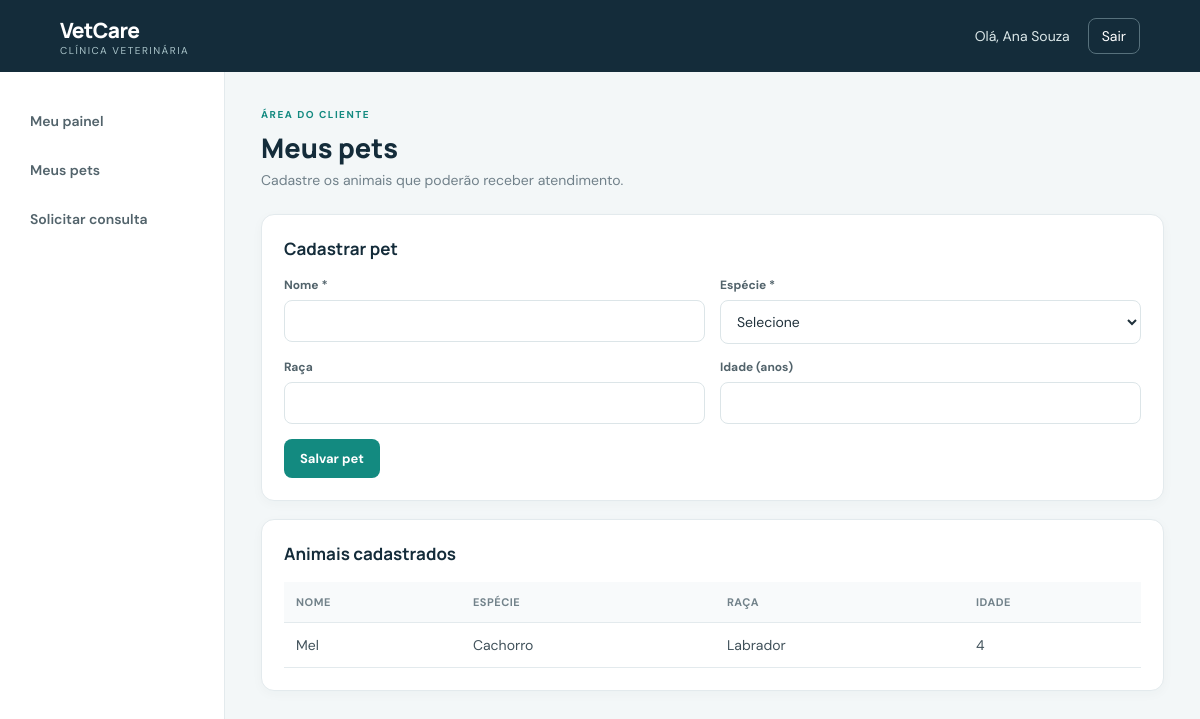
/meus_pets.php (signed in), run on the app's committed database.
### tables this page shows
CREATE TABLE pets (
    id_pet INT AUTO_INCREMENT PRIMARY KEY,
    id_tutor INT NOT NULL,
    nome VARCHAR(100) NOT NULL,
    especie VARCHAR(50) NOT NULL,
    raca VARCHAR(80) NULL,
    idade INT NULL,
    observacoes TEXT NULL,
    criado_em TIMESTAMP DEFAULT CURRENT_TIMESTAMP,
    CONSTRAINT fk_pet_tutor FOREIGN KEY (id_tutor)
      REFERENCES tutores(id_tutor) ON UPDATE CASCADE ON DELETE RESTRICT
);

### meus_pets.php (the view, shortened to what this page needs)
<?php
require_once __DIR__ . '/funcoes.php';
$idTutor=(int)($_SESSION['usuario_tutor_id']??0);$erro='';$mensagem='';
$stmt=$conexao->prepare('SELECT * FROM pets WHERE id_tutor=? ORDER BY nome');$stmt->bind_param('i',$idTutor);$stmt->execute();$pets=$stmt->get_result();
?>
<div class="page-heading"><div><p class="eyebrow">ÁREA DO CLIENTE</p><h1>Meus pets</h1><p class="muted">Cadastre os animais que poderão receber atendimento.</p></div></div>
<div class="panel"><h2>Cadastrar pet</h2><form method="post" class="form-grid"><input type="hidden" name="csrf_token" value="<?=h(csrf_token())?>"><div><label>Nome *</label><input name="nome" required></div><div><label>Espécie *</label><select name="especie" required><option value="">Selecione</option><option>Cachorro</option><option>Gato</option><option>Ave</option><option>Outro</option></select></div><div><label>Raça</label><input name="raca"></div><div><label>Idade (anos)</label><input type="number" min="0" name="idade"></div><div class="span-2"><button class="btn">Salvar pet</button></div></form></div>
<div class="panel"><h2>Animais cadastrados</h2><div class="table-wrap"><table><thead><tr><th>Nome</th><th>Espécie</th><th>Raça</th><th>Idade</th></tr></thead><tbody><?php if(!$pets->num_rows):?><tr><td colspan="4">Você ainda não cadastrou pets.</td></tr><?php else:while($p=$pets->fetch_assoc()):?><tr><td><?=h($p['nome'])?></td><td><?=h($p['especie'])?></td><td><?=h($p['raca'])?></td><td><?=h((string)$p['idade'])?></td></tr><?php endwhile;endif;?></tbody></table></div></div>

### assets/style.css (style rules this page uses)
:root { --navy:#142c3a;--teal:#138a80;--teal-dark:#0d6f68;--bg:#f3f7f8;--ink:#20313b;--muted:#71818a;--line:#e3eaed;--white:#fff }
* { box-sizing:border-box }
body { margin:0;background:var(--bg);color:var(--ink);font-family:'DM Sans',sans-serif;font-size:14px }
.page-heading { display:flex;justify-content:space-between;align-items:center;margin-bottom:25px }
.eyebrow { font-size:10px;font-weight:700;letter-spacing:1.5px;color:var(--teal);margin:0 0 8px }
.page-heading h1,.login-card h1 { font:800 27px Manrope,sans-serif;margin:0 0 5px;color:var(--navy) }
.muted { color:var(--muted);margin:0 }
.stat,.panel { background:white;border:1px solid var(--line);border-radius:13px;padding:22px;margin-bottom:18px;box-shadow:0 3px 12px #18384708 }
.panel h2 { font:700 17px Manrope;margin:0 0 17px;color:var(--navy) }
.table-wrap { overflow-x:auto }
table { width:100%;border-collapse:collapse;white-space:nowrap }
th { text-align:left;color:#72828a;font-size:11px;text-transform:uppercase;letter-spacing:.5px;background:#f8fafb }
td,th { padding:13px 12px;border-bottom:1px solid var(--line) }
td { color:#40515a }
.btn { display:inline-flex;align-items:center;justify-content:center;background:var(--teal);color:white;border:0;border-radius:8px;padding:11px 16px;font:700 13px 'DM Sans';text-decoration:none;cursor:pointer }
.form-grid { display:grid;grid-template-columns:repeat(2,minmax(0,1fr));gap:15px }
.form-grid label,.login-card label { display:block;font-size:12px;font-weight:700;color:#52636b;margin:0 0 7px }
.form-grid input,.form-grid select,.search input,.inline-form input,.inline-form select,.login-card input { width:100%;border:1px solid #dce5e8;border-radius:8px;padding:11px 12px;font:14px 'DM Sans';background:#fff;color:var(--ink);outline:none }
.span-2 { grid-column:span 2 }

### data on the page
pets: nome "Mel", especie "Cachorro", raca "Labrador", idade "4"

### other printed values
$nome "Ana Souza"
